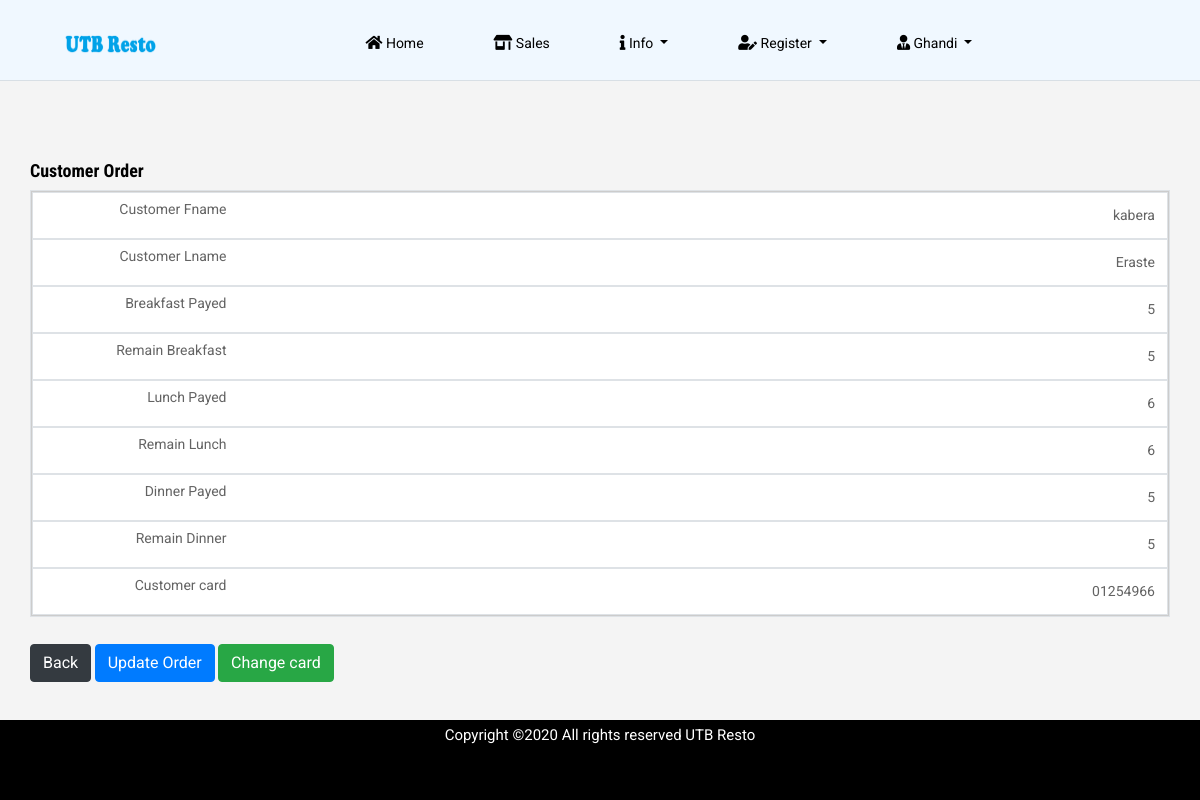
The app's page /single-customer.php?id=73 (signed in), older data.
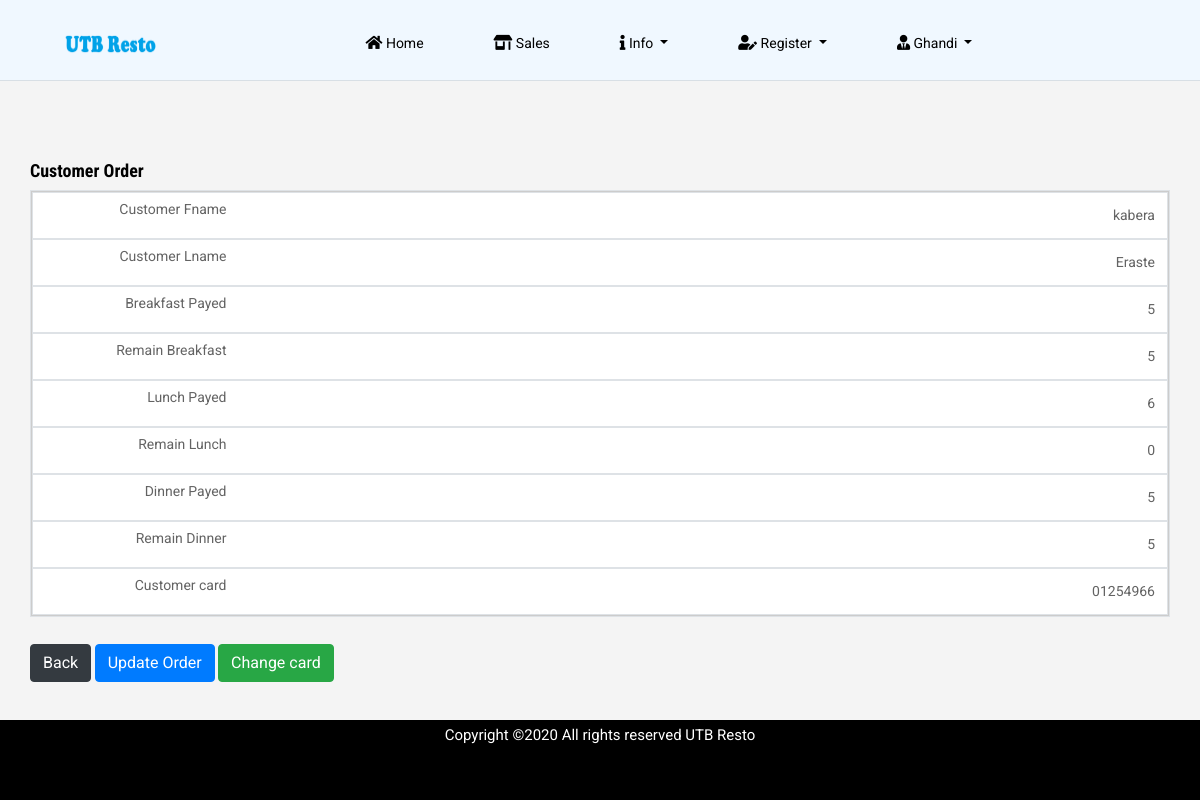
The same page, newer data.
### tables this page shows
CREATE TABLE `counter_lunch` (
  `counter_id` int(11) NOT NULL,
  `remain_lunch` int(11) DEFAULT NULL,
  `customer_id` int(11) DEFAULT NULL
);

### single-customer.php (the view, shortened to what the changed rows need)
<!doctype html>
<html lang="en">
<?php
include('config.php');
$session = $_SESSION['name'];
$sel_admin = mysqli_query($con, "select user_type,status from admin where admin_name = '$session'");
while($row = mysqli_fetch_array($sel_admin)){
    $status = $row['status'];
}
if(!$_SESSION['name']){
header("location: index.php");
}
else if( $status != 'Active'){
    header("location: access-revoked.php");
}
else{
    $id = $_GET['id'];
    $sel_customer = mysqli_query($con,"select customer_fname, customer_lname from customers where customer_id = '$id'");
        while($row = mysqli_fetch_array($sel_customer)){
                    $customer_fname = $row['customer_fname'];
                    $customer_lname = $row['customer_lname'];
    }
?>
<head>
    <link rel="stylesheet" href="css/bootstrap.min.css">
    <link rel="stylesheet" href="css/all.css">
    <link rel="stylesheet" href="css/style.css">
    <link rel="stylesheet" href="./charts/css/single1.css">
  <link href="https://maxcdn.bootstrapcdn.com/font-awesome/latest/css/font-awesome.min.css" rel="stylesheet">
</head>
<body>
<div id="container">
    <div class="head-color">
     <header class="main_menu home_menu">
        <div class="container-fluid">
            <div class="row align-items-center justify-content-center">
                <div class="col-lg-11">
                    <nav class="navbar navbar-expand-lg navbar-light">
                        <a class="navbar-brand" href="home.php"> <img src="img/logo3.png" width="92px" height="21px" alt="logo"> </a>
                        <div class="collapse navbar-collapse main-menu-item" id="navbarSupportedContent">
                            <ul class="navbar-nav">
                                <li class="nav-item">
                                    <a class="nav-link" href="home.php">
                                    <i class="fas fa-home"></i> Home</a>
                                </li>
                                <li class="nav-item">
                                    <a class="nav-link" href="payment.php"><i class="fas fa-store-alt"></i> Sales</a>
                                </li>
                                <li class="nav-item dropdown">
                                    <a class="nav-link dropdown-toggle" href="" id="navbarDropdown_2"
                                        role="button" data-toggle="dropdown" aria-haspopup="true" aria-expanded="false">
                                        <i class="fas fa-info"></i> Info
                                    </a>
                                </li>
                                <li class="nav-item dropdown">
                                    <a class="nav-link dropdown-toggle" href="" id="navbarDropdown_2"
                                        role="button" data-toggle="dropdown" aria-haspopup="true" aria-expanded="false">
                                        <i class="fas fa-user-edit"></i> Register
                                    </a>
                                </li>
                                <li class="nav-item dropdown">
                                    <a class="nav-link dropdown-toggle" href="" id="navbarDropdown_2"
                                        role="button" data-toggle="dropdown" aria-haspopup="true" aria-expanded="false">
                                        <i class="fas fa-user-tie"></i> <?php echo $_SESSION['name']; ?>
                                    </a>
                                </li>
                            </ul>
                        </div>
                    </nav>
                </div>
            </div>
        </div>
    </header>
    <hr>
   </div>
    <?php
    $breakfast = mysqli_query($con, "select breakfast_counter from breakfast where customer_id = '$id'");
    $row=mysqli_fetch_array($breakfast);
    $breakfast_count = $row['breakfast_counter'];
    $lunch = mysqli_query($con, "select lunch_counter from lunch where customer_id = '$id'");
    $row=mysqli_fetch_array($lunch);
    $lunch_count = $row['lunch_counter'];
    $dinner = mysqli_query($con, "select dinner_counter from dinner where customer_id = '$id'");
    $row=mysqli_fetch_array($dinner);
    $dinner_count = $row['dinner_counter'];
    $remain_break1 = mysqli_query($con, "select remain_breakfast from counter_breakfast where customer_id = '$id' order by remain_breakfast ASC LIMIT 1");
    $row=mysqli_fetch_array($remain_break1);
    $remain_break = $row['remain_breakfast'];
    $remain_dinner1 = mysqli_query($con, "select remain_dinner from counter_dinner where customer_id = '$id' order by remain_dinner ASC LIMIT 1");
    $row=mysqli_fetch_array($remain_dinner1);
    $remain_dinner = $row['remain_dinner'];
    $remain_lunch1 = mysqli_query($con, "select remain_lunch from counter_lunch where customer_id = '$id' order by remain_lunch ASC LIMIT 1");
    $row=mysqli_fetch_array($remain_lunch1);
    $remain_lunch = $row['remain_lunch'];
    $customer_card = mysqli_query($con, "select card_id from rfid_card where customer_id = '$id'");
    $row=mysqli_fetch_array($customer_card);
    $card_id = $row['card_id'];
    ?>
    <br>
    <br>
    <br>
<div id="page" class="clearfix">
<div class="container col-sm-10 col-md-10 col-lg-10">
<h4><strong>Customer Order</strong></h4>
        <div class="row">
        <div class="col-lg-12">
<table class="table table-bordered">
  <tbody>
  <tr style="text-align: right;">
                 <td><?php  echo $customer_fname;?></td>
        <td><?php  echo $customer_lname;?></td>
        <td><?php echo $breakfast_count; ?></td>
        <td><?php  echo $remain_break; ?></td>
        <td><?php echo $lunch_count; ?></td>
        <td><?php echo $remain_lunch; ?></td>
        <td><?php  echo $dinner_count?></td>
        <td><?php echo $remain_dinner; ?></td>
        <td><?php  echo $card_id; ?></td>
            </tr>
  </tbody>
</table>
</div>
      <br>
       <div class="container col-sm-12 col-md-12 col-lg-12" style="margin-top: 1%;">
          <botton class="btn btn-dark col-xs-6"><a style="color:white; text-decoration:none" href="payment.php">Back</a></botton>
          <botton class="btn btn-primary col-xs-6"><a style="color:white; text-decoration:none" href="order-update.php?id=<?php echo $id; ?>">Update Order</a></botton>
          <botton class="btn btn-success col-xs-6"><a style="color:white; text-decoration:none" href="customer-card.php?id= <?php echo $id; ?>">Change card</a></botton>
      </div>
</div>
    </div>
<br>
    <footer id="footer" class="footer_part_new">
        <div class="container">
                <div class="col-lg-12">
                    <div class="copyright_text">
                        <P>
                            Copyright &copy;<script>document.write(new Date().getFullYear());</script>
                             All rights reserved UTB Resto
                        </P>
              </div>
        </div>
    </footer>
</div>
</body>
</html>
<?php include('auto_logout.php'); } ?>

Row changes from the older to the newer data that the page shows:
no longer on this page (row unchanged): counter_lunch: remain_lunch "6"
added counter_lunch: remain_lunch "0"
